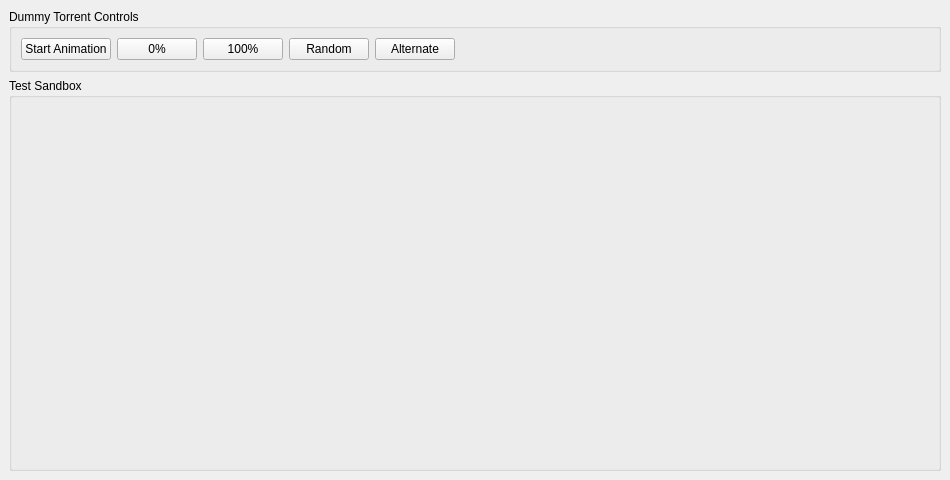
<?xml version="1.0" encoding="UTF-8"?>
<ui version="4.0">
 <class>MainWindow</class>
 <widget class="QMainWindow" name="MainWindow">
  <property name="geometry">
   <rect>
    <x>0</x>
    <y>0</y>
    <width>950</width>
    <height>480</height>
   </rect>
  </property>
  <property name="windowTitle">
   <string>DEMO - TorrentWidget</string>
  </property>
  <widget class="QWidget" name="centralwidget">
   <layout class="QVBoxLayout" name="verticalLayout" stretch="0,1">
    <item>
     <widget class="QGroupBox" name="groupBox">
      <property name="title">
       <string>Dummy Torrent Controls</string>
      </property>
      <layout class="QVBoxLayout" name="verticalLayout_3">
       <item>
        <layout class="QHBoxLayout" name="horizontalLayout">
         <item>
          <widget class="QPushButton" name="startButton">
           <property name="text">
            <string>Start Animation</string>
           </property>
          </widget>
         </item>
         <item>
          <widget class="QPushButton" name="beginButton">
           <property name="text">
            <string>0%</string>
           </property>
          </widget>
         </item>
         <item>
          <widget class="QPushButton" name="endButton">
           <property name="text">
            <string>100%</string>
           </property>
          </widget>
         </item>
         <item>
          <widget class="QPushButton" name="randomButton">
           <property name="text">
            <string>Random</string>
           </property>
          </widget>
         </item>
         <item>
          <widget class="QPushButton" name="halfButton">
           <property name="text">
            <string>Alternate</string>
           </property>
          </widget>
         </item>
         <item>
          <spacer name="horizontalSpacer">
           <property name="orientation">
            <enum>Qt::Horizontal</enum>
           </property>
           <property name="sizeHint" stdset="0">
            <size>
             <width>40</width>
             <height>20</height>
            </size>
           </property>
          </spacer>
         </item>
        </layout>
       </item>
      </layout>
     </widget>
    </item>
    <item>
     <widget class="QGroupBox" name="groupBox_2">
      <property name="title">
       <string>Test Sandbox</string>
      </property>
      <layout class="QVBoxLayout" name="verticalLayout_2">
       <item>
        <widget class="TorrentWidget" name="torrentWidget" native="true"/>
       </item>
      </layout>
     </widget>
    </item>
   </layout>
  </widget>
  <widget class="QMenuBar" name="menubar">
   <property name="geometry">
    <rect>
     <x>0</x>
     <y>0</y>
     <width>950</width>
     <height>21</height>
    </rect>
   </property>
  </widget>
 </widget>
 <customwidgets>
  <customwidget>
   <class>TorrentWidget</class>
   <extends>QWidget</extends>
   <header>Widgets/TorrentWidget</header>
   <container>1</container>
  </customwidget>
 </customwidgets>
 <resources/>
 <connections/>
</ui>
